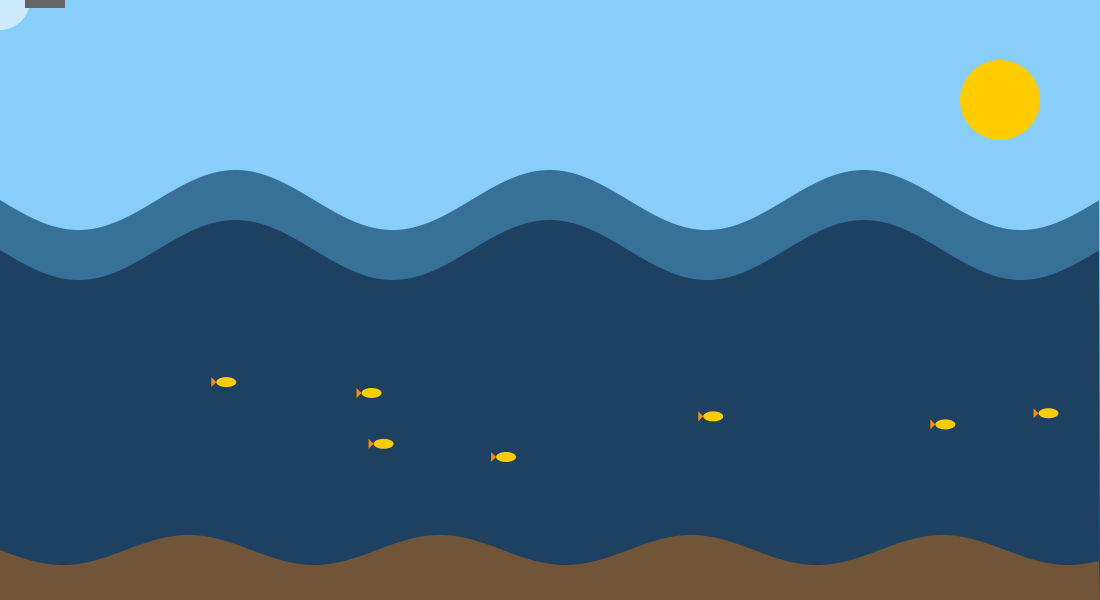
Frame 1 (no input)
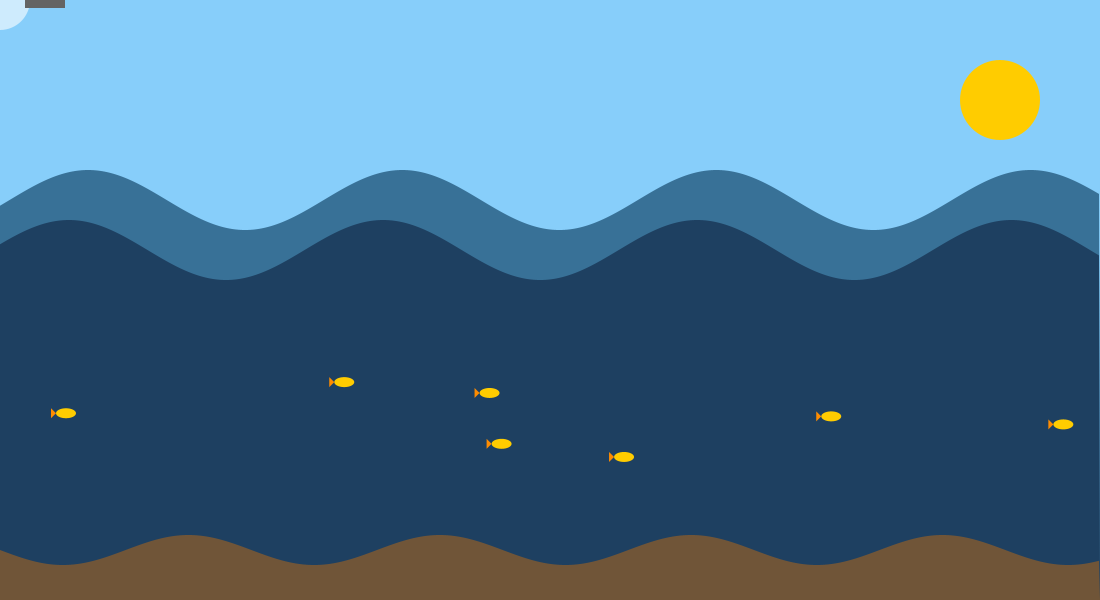
Frame 60 (the mouse pressed at the canvas centre just before this capture)
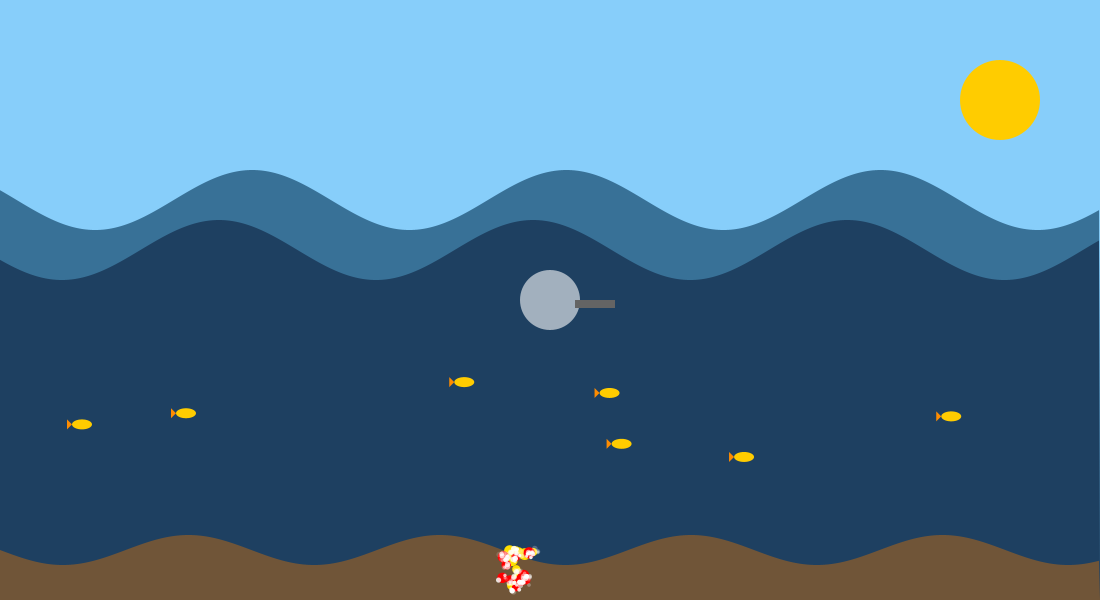
Frame 120 (the mouse held since frame 60 and released just before this capture)

The Processing sketch that drew these frames (run headless with seeded random() and noise(); from frame 60 on, the mouse is pressed at the canvas centre):

// Processing sketch: Dylan_Fung
// ── Dylan_Fung.pde
float waveSpeed = 0.05; // Waves' movement speed
float waveFrequency = 0.02; // Waves' frequency
float offsetLeftToRight = 0; 
float offsetRightToLeft = 0; 
float fishSpeed = 2; // Speed that the fish will move at
int numFish = 7; // Number of fish to be displayed

// Fish parameters
float[] fishX = new float[numFish];
float[] fishY = new float[numFish];
float[] fishBaseHeight = new float[numFish]; 
float fishDirection = 1; // Movement of fish

// Fixed lower height for fish, but with random variation
float minFishBaseHeight = 380; // Minimum height of fishes
float maxFishBaseHeight = 520; // Maximum height of fishes

// Ocean floor parameters
float[] floorHeights; 
int floorOffset = 50; // Height offset for ocean floor bumps

// Pile of rubies and gold coins parameters
int numGoldCoins = 10; // Number of gold coins 
int numRubies = 10; // Number of rubies 
float[][] goldCoins = new float[numGoldCoins][3]; //coin positions 
float[][] rubies = new float[numRubies][3]; //ruby positions
float coinAreaStartX = 500; // X-coordinate for the start of the coin pile area
float coinAreaEndX = 540;  // X-coordinate for the end of the coin pile area
float pileDistanceThreshold = 30; // Distance threshold to show the pile based on mouseX

// Sparkle parameters
int maxSparkles = 3; // Maximum number of sparkles per item
float sparkleChance = 0.1; // Chance that a sparkle will appear each frame
ArrayList<Sparkle> goldCoinSparkles = new ArrayList<Sparkle>();
ArrayList<Sparkle> rubySparkles = new ArrayList<Sparkle>();

void setup() {
  size(1100, 600); 
  noStroke(); 

  for (int i = 0; i < numFish; i++) {
    fishX[i] = random(width); // Random starting position for each fish along the X-axis
    // Set random heights for each fish
    fishBaseHeight[i] = random(minFishBaseHeight, maxFishBaseHeight); // Randomize fish height
  }
  
  // Ocean Floor 
  floorHeights = new float[width];
  for (int i = 0; i < width; i++) {
    floorHeights[i] = sin(i * 0.025) * 15 + height - 50; // Create bumpy floor
  }
  
  // Initialize positions and sizes of gold coins in the pile
  for (int i = 0; i < numGoldCoins; i++) {
    goldCoins[i][0] = random(coinAreaStartX, coinAreaEndX); // Random x position within the pile area
    goldCoins[i][1] = random(height - 50, height - 10); // Move y position closer to the bottom
    goldCoins[i][2] = random(8, 12); // Random size for the coins
  }

  // Initialize positions and sizes of rubies in the concentrated area with the gold
  for (int i = 0; i < numRubies; i++) {
    rubies[i][0] = random(coinAreaStartX, coinAreaEndX); // Random x position within the pile area
    rubies[i][1] = random(height - 50, height - 10); // Move y position closer to the bottom
    rubies[i][2] = random(8, 12); // Random size for the rubies
  }
}

void draw() {
  background(135, 206, 250); // Sky blue background (for the sky)
  
  // Draw the second wave moving right to left with a lighter blue and fill below it
  fill(56, 113, 151); // Sea color (light blue) for the second wave
  drawFilledWaves(100, 30, offsetRightToLeft); // Second wave moves right to left
  
  // Draw the sea with filled area under the first wave with a dark blue colour
  fill(30, 64, 97); // Sea color will be a dark blue and lowered by 50 pixels in respect ot hte firt wave
  drawFilledWaves(50, 30, offsetLeftToRight);
  
  // Draw the fishes swimming below the waves at random heights
  drawFishes();
  
  // Draw the ocean floor
  drawOceanFloor();
  
  // Only draw the gold coins and rubies if mouseX is near the pile's area
  if (mouseX >= coinAreaStartX - pileDistanceThreshold && mouseX <= coinAreaEndX + pileDistanceThreshold) {
    // Draw the gold coins and rubies concentrated in a small area
    drawGoldCoins();
    drawRubies();
  }
  
  // Draw the sun in the top right corner
  drawSun();
  
  // Draw the magnifying glass as a custom cursor
  drawMagnifyingGlass(mouseX, mouseY);
  
  // Update offsets for both waves
  offsetLeftToRight -= waveSpeed; // Wave moving left to right
  offsetRightToLeft += waveSpeed; // Wave moving right to left
  
  // Update and display sparkles
  updateAndDrawSparkles();
}

// Draw the fish swimming below the waves in a straight line
void drawFishes() {
  for (int i = 0; i < numFish; i++) {
    // Update the fish position based on the direction (left to right)
    fishX[i] += fishDirection * fishSpeed;

    // Keep the fish swimming at a random height below the waves
    fishY[i] = fishBaseHeight[i]; // Use the randomized height for each fish

    // If the fish goes off the screen, reset its position
    if (fishX[i] > width) {
      fishX[i] = 0; // Reset to the left side if fish reaches the right
    }

    // Draw the fish (ellipse for the body and triangle for the tail)
    drawFish(fishX[i], fishY[i]);
  }
}

// Draw an individual fish
void drawFish(float x, float y) {
  fill(255, 204, 0); // Yellow color for the fish body
  ellipse(x, y, 20, 10); // Fish body
  
  // Tail (small triangle for the tail)
  fill(255, 140, 0); // Orange color for the tail
  triangle(x - 10, y, x - 15, y - 5, x - 15, y + 5); // Tail
}

void drawOceanFloor() {
  // Draw the ocean floor as a series of bumps
  fill(112, 85, 56); // Brown color for the ocean floor
  beginShape();
  for (int i = 0; i < width; i++) {
    vertex(i, floorHeights[i]); // Use pre-generated bumpy heights
  }
  vertex(width, height); // Move to the bottom right of the screen
  vertex(0, height); // Move to the bottom left of the screen
  endShape(CLOSE); // Close the shape to fill the area
}

// Draw the waves
void drawFilledWaves(float k, float waveHeight, float offset) {
  // Start drawing the wave shape
  beginShape();
  for (float x = 0; x < width; x++) {
    // Use sine function to create wave motion
    float y = height / 2 + sin(x * waveFrequency + offset) * waveHeight;
    // Define the points of the wave and the bottom edge (y = height)
    vertex(x, y - k); // Add the wave points
  }
  // Fill the area below the wave by closing the shape
  vertex(width, height); // Move to the bottom right of the screen
  vertex(0, height); // Move to the bottom left of the screen
  endShape(CLOSE); // Close the shape and fill the area
}

// Draw the gold coins concentrated in the pile
void drawGoldCoins() {
  fill(255, 223, 0); // Gold color for the coins
  for (int i = 0; i < numGoldCoins; i++) {
    float x = goldCoins[i][0]; // Coin's x position within the pile area
    float y = goldCoins[i][1]; // Coin's y position
    float size = goldCoins[i][2]; // Coin's size
    ellipse(x, y, size, size); // Draw the coin as a yellow circle
    
    // Add sparkles around the coin
    if (random(1) < sparkleChance) {
      goldCoinSparkles.add(new Sparkle(x + random(-5, 5), y + random(-5, 5)));
    }
  }
}

// Draw the rubies concentrated in the pile
void drawRubies() {
  fill(255, 0, 0); // Red color for the rubies
  for (int i = 0; i < numRubies; i++) {
    float x = rubies[i][0]; // Ruby's x position within the pile area
    float y = rubies[i][1]; // Ruby's y position
    float size = rubies[i][2]; // Ruby's size
    ellipse(x, y, size, size); // Draw the ruby as a red circle
    
    // Add sparkles around the ruby
    if (random(1) < sparkleChance) {
      rubySparkles.add(new Sparkle(x + random(-5, 5), y + random(-5, 5)));
    }
  }
}

// Draw the sun in
void drawSun() {
  fill(255, 204, 0); // Yellow color for the sun
  ellipse(width - 100, 100, 80, 80); 
  
  // Draw sun rays
  for (int i = 0; i < 12; i++) {
    float angle = radians(i * 30); // Angle for the rays
    float rayLength = 40;
    float x1 = width - 100 + cos(angle) * 40;
    float y1 = 100 + sin(angle) * 40;
    line(width - 100, 100, x1, y1); // Draw the rays
  }
}

// Sparkle class for individual sparkles
class Sparkle {
  float x, y;
  float size;
  float alpha;
  
  Sparkle(float x, float y) {
    this.x = x;
    this.y = y;
    this.size = random(3, 6);
    this.alpha = 255;
  }
  
  void update() {
    alpha -= 5; // Fade out the sparkle over time
  }
  
  void display() {
    fill(255, 255, 255, alpha); // White sparkle with fading opacity
    ellipse(x, y, size, size);
  }
  
  boolean isFinished() {
    return alpha <= 0; // Check if the sparkle has faded out
  }
}

// Update and draw all the sparkles
void updateAndDrawSparkles() {
  // Update and draw gold coin sparkles
  for (int i = goldCoinSparkles.size() - 1; i >= 0; i--) {
    Sparkle sparkle = goldCoinSparkles.get(i);
    sparkle.update();
    sparkle.display();
    if (sparkle.isFinished()) {
      goldCoinSparkles.remove(i); // Remove the sparkle if it has finished
    }
  }

  // Update and draw ruby sparkles
  for (int i = rubySparkles.size() - 1; i >= 0; i--) {
    Sparkle sparkle = rubySparkles.get(i);
    sparkle.update();
    sparkle.display();
    if (sparkle.isFinished()) {
      rubySparkles.remove(i); // Remove the sparkle if it has finished
    }
  }
}

// Function to draw the magnifying glass on the cursor
void drawMagnifyingGlass(float x, float y) {
  float glassRadius = 30; // Radius of the magnifying glass lens
  float handleLength = 40; // Length of the handle
  fill(255, 255, 255, 150); // Light grey for the lens
  ellipse(x, y, glassRadius * 2, glassRadius * 2); // Magnifying glass lens
  fill(100, 100, 100); // Dark grey for the handle
  rect(x + glassRadius - 5, y, handleLength, 8); // Draw the handle (rectangle)
}
